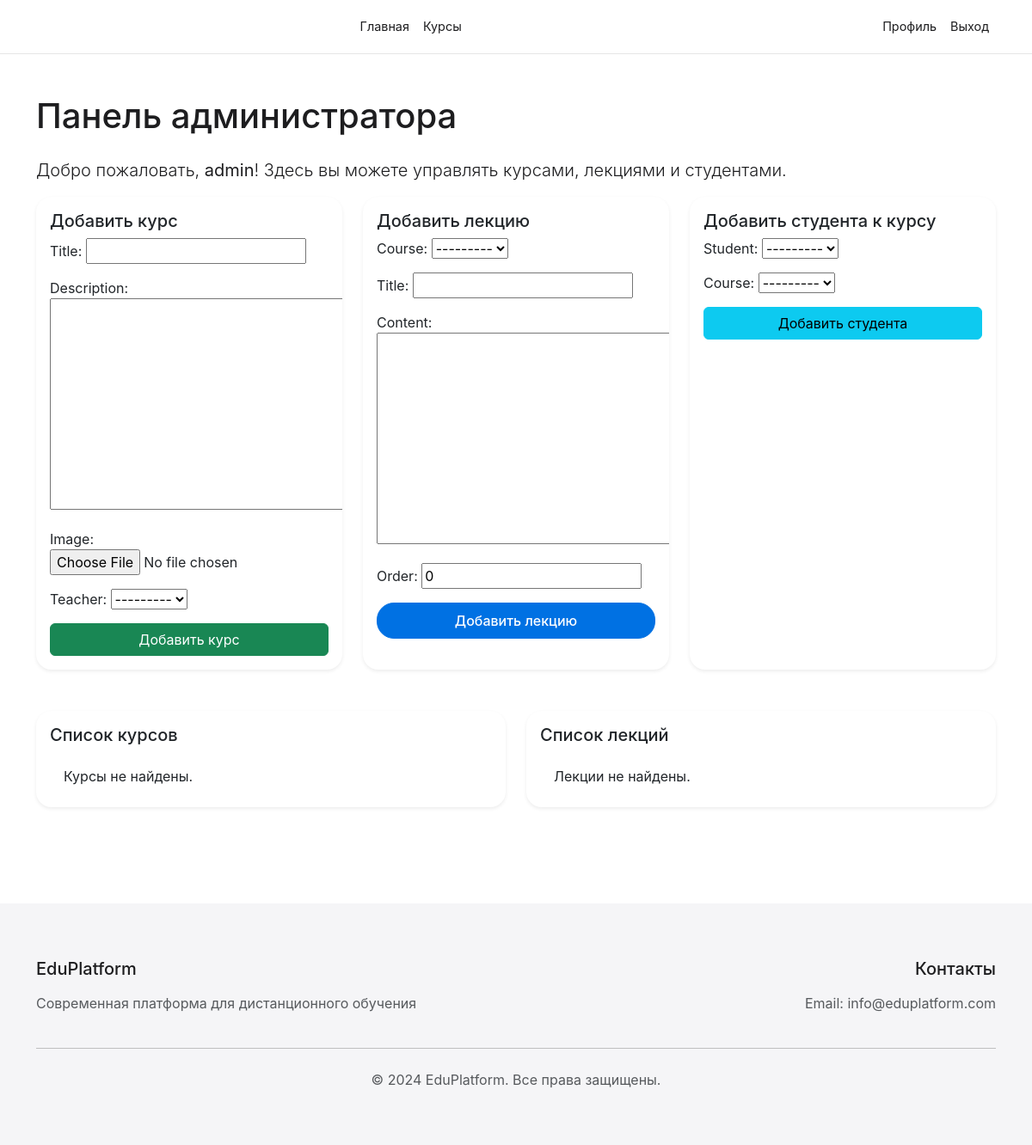
Before: /users/admin-dashboard/ (signed in) with the older database file.
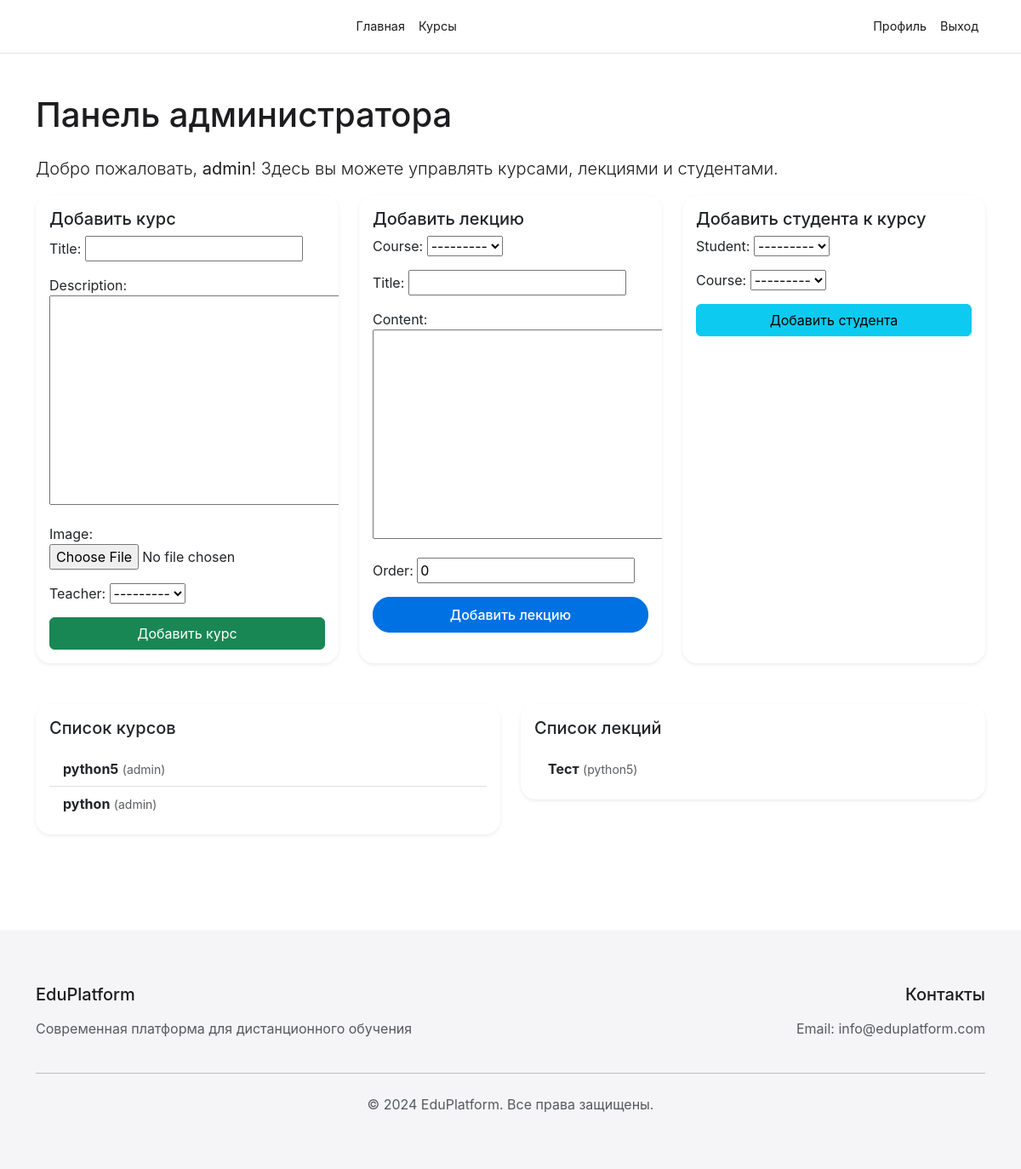
After: the same page with the newer database file.
### courses/models.py (models this page shows, shortened)
class Course(models.Model):
    title = models.CharField(max_length=200)
    slug = models.SlugField(unique=True, blank=True)
    description = models.TextField()
    image = models.ImageField(upload_to='courses/')
    is_popular = models.BooleanField(default=False)
    created_at = models.DateTimeField(auto_now_add=True)
    updated_at = models.DateTimeField(auto_now=True)
    teacher = models.ForeignKey(settings.AUTH_USER_MODEL, on_delete=models.CASCADE, related_name='courses')
    students = models.ManyToManyField(settings.AUTH_USER_MODEL, related_name='enrolled_courses', blank=True)
    class Meta:
        ordering = ['-created_at']
    def __str__(self):
        return self.title

class Lesson(models.Model):
    course = models.ForeignKey(Course, on_delete=models.CASCADE, related_name='lessons')
    title = models.CharField(max_length=200)
    content = models.TextField()
    order = models.IntegerField(default=0)
    created_at = models.DateTimeField(auto_now_add=True)
    class Meta:
        ordering = ['order']

### users/models.py (models this page shows)
class User(AbstractUser):
    is_student = models.BooleanField(default=False)
    is_teacher = models.BooleanField(default=False)
    is_admin = models.BooleanField(default=False)
    bio = models.TextField(max_length=500, blank=True)
    avatar = models.ImageField(upload_to='avatars/', null=True, blank=True)
    def __str__(self):
        return self.username

### users/views.py (the view, shortened to what this page needs)
# urls.py: path('admin-dashboard/', views.admin_dashboard, name='admin_dashboard'),
@login_required
def admin_dashboard(request):
    if not (request.user.is_admin or request.user.is_superuser):
        messages.error(request, 'У вас нет доступа к этой странице.')
        return redirect('home')
    course_form = CourseForm(request.POST or None, request.FILES or None)
    lesson_form = LessonForm(request.POST or None)
    add_student_form = AddStudentToCourseForm(request.POST or None)
    courses = Course.objects.all()
    lessons = Lesson.objects.all()
    return render(request, 'users/admin_dashboard.html', {
        'course_form': course_form,
        'lesson_form': lesson_form,
        'add_student_form': add_student_form,
        'courses': courses,
        'lessons': lessons,
    })

### courses/forms.py
class CourseForm(forms.ModelForm):
    class Meta:
        model = Course
        fields = ['title', 'description', 'image', 'teacher']

class LessonForm(forms.ModelForm):
    class Meta:
        model = Lesson
        fields = ['course', 'title', 'content', 'order']

### templates/users/admin_dashboard.html (shortened to what this page needs)
{% extends 'base.html' %}
{% block content %}
<div class="container py-5">
    <h1 class="mb-4">Панель администратора</h1>
    <p class="lead">Добро пожаловать, <b>{{ user.username }}</b>! Здесь вы можете управлять курсами, лекциями и студентами.</p>
    <div class="row g-4 mb-5">
        <div class="col-md-4">
            <div class="card shadow-sm h-100">
                <div class="card-body">
                    <h5 class="card-title">Добавить курс</h5>
                    <form method="post" enctype="multipart/form-data">
                        {{ course_form.as_p }}
                        <button type="submit" name="add_course" class="btn btn-success w-100">Добавить курс</button>
                    </form>
                </div>
            </div>
        </div>
        <div class="col-md-4">
            <div class="card shadow-sm h-100">
                <div class="card-body">
                    <h5 class="card-title">Добавить лекцию</h5>
                    <form method="post">
                        {{ lesson_form.as_p }}
                        <button type="submit" name="add_lesson" class="btn btn-primary w-100">Добавить лекцию</button>
                    </form>
                </div>
            </div>
        </div>
        <div class="col-md-4">
            <div class="card shadow-sm h-100">
                <div class="card-body">
                    <h5 class="card-title">Добавить студента к курсу</h5>
                    <form method="post">
                        {{ add_student_form.as_p }}
                        <button type="submit" name="add_student" class="btn btn-info w-100">Добавить студента</button>
                    </form>
                </div>
            </div>
        </div>
    </div>
    <div class="row g-4">
        <div class="col-md-6">
            <div class="card shadow-sm">
                <div class="card-body">
                    <h5 class="card-title mb-3">Список курсов</h5>
                    <ul class="list-group list-group-flush">
                        {% for course in courses %}
                            <li class="list-group-item d-flex justify-content-between align-items-center">
                                <span><b>{{ course.title }}</b> <small class="text-muted">({{ course.teacher.username }})</small></span>
                            </li>
                        {% empty %}
                            <li class="list-group-item">Курсы не найдены.</li>
                        {% endfor %}
                    </ul>
                </div>
            </div>
        </div>
        <div class="col-md-6">
            <div class="card shadow-sm">
                <div class="card-body">
                    <h5 class="card-title mb-3">Список лекций</h5>
                    <ul class="list-group list-group-flush">
                        {% for lesson in lessons %}
                            <li class="list-group-item d-flex justify-content-between align-items-center">
                                <span><b>{{ lesson.title }}</b> <small class="text-muted">({{ lesson.course.title }})</small></span>
                            </li>
                        {% empty %}
                            <li class="list-group-item">Лекции не найдены.</li>
                        {% endfor %}
                    </ul>
                </div>
            </div>
        </div>
    </div>
</div>
{% endblock %}

Changed rows visible on the page:
added Course: title "python5", teacher.username "admin"
added Course: title "python", teacher.username "admin"
added Lesson: title "Тест", course "python5"
Other visible differences:
text no longer shown: "Курсы не найдены. Лекции не найдены."
